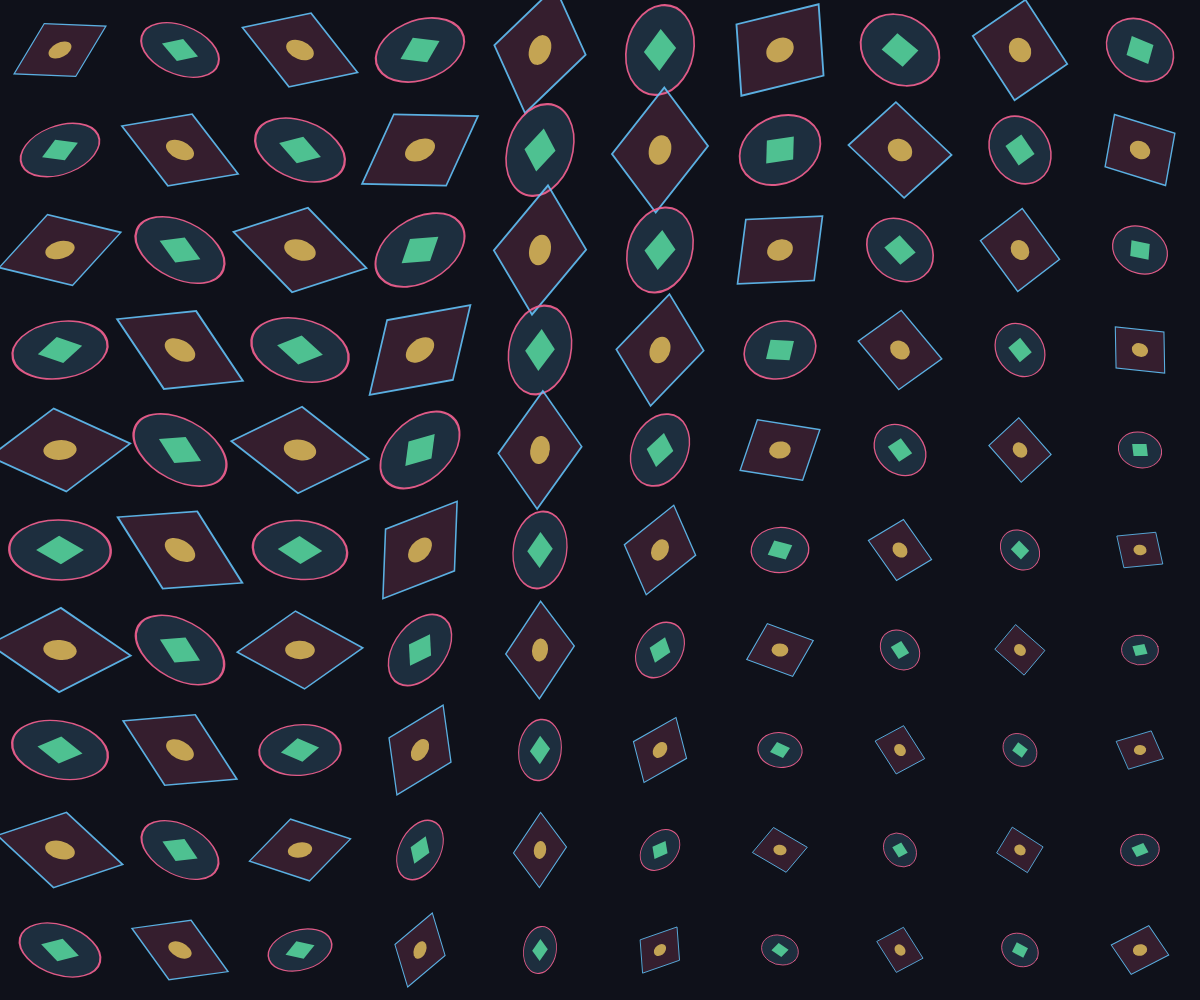
Frame 1 (no input)
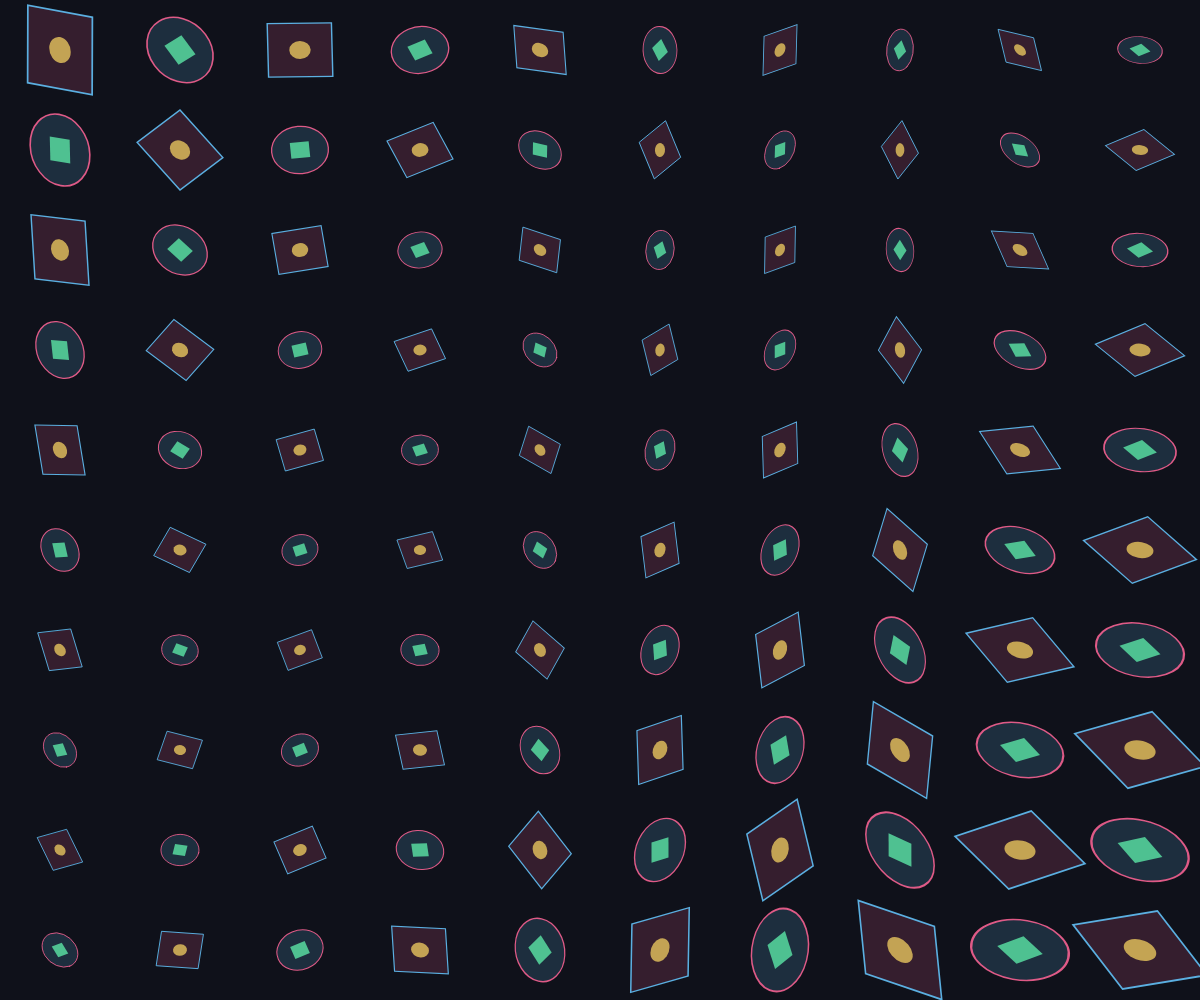
Frame 60 (no input)
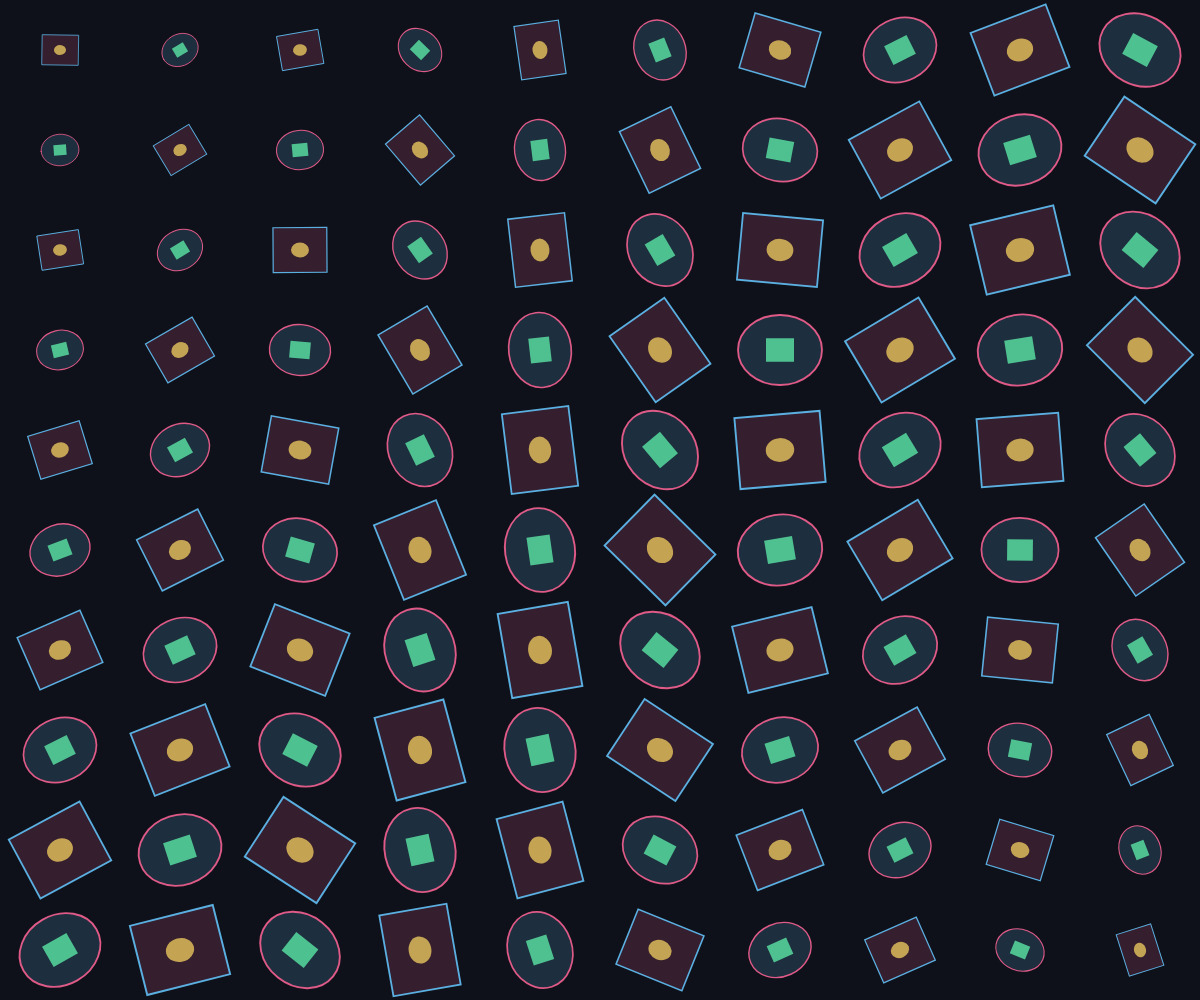
Frame 120 (the mouse pressed at the canvas centre since frame 60)

The p5.js sketch that drew these frames (run headless with seeded random() and noise() and a simulated clock; from frame 60 on, the mouse is pressed at the canvas centre):

// p5.js sketch
// ── sketch.js
let cols = 10;
let rows = 10;
let spacingX, spacingY;

function setup() {
  createCanvas(windowWidth, windowHeight);
  rectMode(CENTER);
  ellipseMode(CENTER);
  calculateSpacing();
}

function draw() {
  background(15, 17, 26);
  
  let mouseFactorX = map(mouseX, 0, width, 0.5, 2.5);
  let mouseFactorY = map(mouseY, 0, height, -0.5, 0.5);




  for (let i = 0; i < cols; i++) {
    for (let j = 0; j < rows; j++) {
      
      let x = spacingX / 2 + i * spacingX;
      let y = spacingY / 2 + j * spacingY;
      
      let index = i * rows + j;
      let angle = frameCount * 0.02 * mouseFactorX + sin(frameCount * 0.03 + index * 0.1);
      let scaleFactor = map(sin(frameCount * 0.04 + (i + j) * 0.3), -1, 1, 0.4, 0.95);
      let shearVal = mouseFactorY * cos(frameCount * 0.02 + i * 0.2);




      push();
      
      translate(x, y);
      





      rotate(angle);
      
      shearX(shearVal);
      
      scale(scaleFactor);

      if ((i + j) % 2 === 0) {
        // Pattern Variant A
        stroke(100, 200, 255, 220);
        strokeWeight(2);
        fill(255, 100, 150, 40);
        rect(0, 0, spacingX * 0.75, spacingY * 0.75);

        noStroke();
        fill(255, 220, 100, 180);
        ellipse(0, 0, spacingX * 0.25, spacingY * 0.25);
      } else {
        // Pattern Variant B
        stroke(255, 100, 150, 220);
        strokeWeight(2);
        fill(100, 200, 255, 40);
        ellipse(0, 0, spacingX * 0.75, spacingY * 0.75);

        // Inner detail
        noStroke();
        fill(100, 255, 180, 180);
        rect(0, 0, spacingX * 0.25, spacingY * 0.25);
      }

      pop();
    }
  }
}

function calculateSpacing() {
  spacingX = width / cols;
  spacingY = height / rows;
}

function windowResized() {
  resizeCanvas(windowWidth, windowHeight);
  calculateSpacing();
}
// ── style.css
* {
  box-sizing: border-box;
  margin: 0;
  padding: 0;
}

body {
  background-color: #0f111a;
  color: #ffffff;
  font-family: -apple-system, BlinkMacSystemFont, "Segoe UI", Roboto, Helvetica, Arial, sans-serif;
  overflow: hidden;
  display: flex;
  justify-content: center;
  align-items: center;
  height: 100vh;
  width: 100vw;
}

#instructions {
  position: absolute;
  top: 20px;
  left: 50%;
  transform: translateX(-50%);
  background: rgba(15, 17, 26, 0.75);
  padding: 10px 20px;
  border-radius: 20px;
  border: 1px solid rgba(255, 255, 255, 0.15);
  font-size: 14px;
  letter-spacing: 0.5px;
  pointer-events: none;
  z-index: 10;
  box-shadow: 0 4px 12px rgba(0, 0, 0, 0.3);
}

canvas {
  display: block;
}
